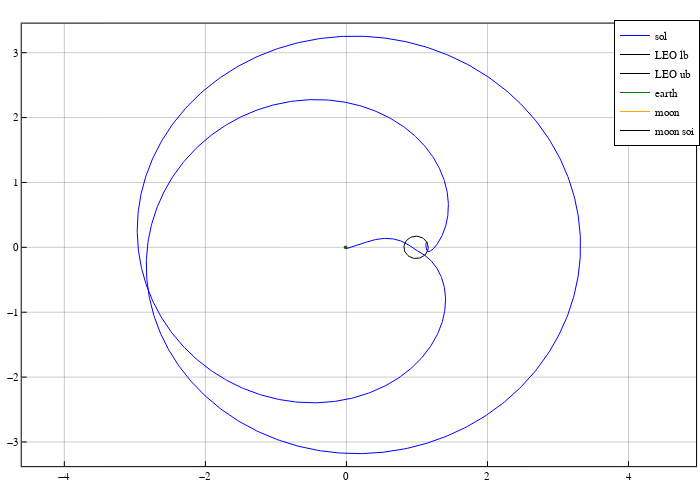

Notebook source saved alongside this figure:
### Code cell
pcart = plot(size=(700,500), frame_style=:box, aspect_ratio=:equal, grid=0.4)
plot!(pcart, Array(sol)[1,:], Array(sol)[2,:], color=:blue, linewidth=1.0, label="sol", linestyle=:solid)

moon = plot_circle(1738/param3b.lstar, 1-param3b.mu2, 0.0)
earth = plot_circle(6375/param3b.lstar, -param3b.mu2, 0.0)
moon_soi = plot_circle(66000/param3b.lstar, 1-param3b.mu2, 0.0)
leo_lb = plot_circle((2000)/param3b.lstar, -param3b.mu2, 0.0)
leo_ub = plot_circle((6375+1500)/param3b.lstar, -param3b.mu2, 0.0)
plot!(pcart, leo_lb[1,:], leo_lb[2,:], c=:black, lw=1.0, label="LEO lb")
plot!(pcart, leo_ub[1,:], leo_ub[2,:], c=:black, lw=1.0, label="LEO ub")
plot!(pcart, earth[1,:], earth[2,:], c=:green, lw=1.0, label="earth")
plot!(pcart, moon[1,:], moon[2,:], c=:orange, lw=1.0, label="moon")
plot!(pcart, moon_soi[1,:], moon_soi[2,:], c=:black, lw=1.0, label="moon soi")

pcart
